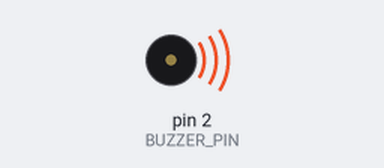
This sketch was run on a simulated Arduino Uno, built with avr-gcc and run on an emulated ATmega328P. Shown: buzzer (waves = sounding).

Above: at 0.1 s.
Timing chart, 0 to 1.6 s (numbered marks = the images above):
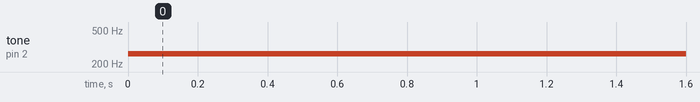

The sketch:

main.ino
```cpp
/*
    Use a piezoelectric buzzer to play 262Hz tone.
    4 APR 2025 by Blind Author
*/

const int BUZZER_PIN = 2;

void setup() {
    pinMode(BUZZER_PIN, OUTPUT);
}

void loop() {
    tone(BUZZER_PIN, 262, 250);
}
```

Measured:
- by itself, tone on pin 2 (BUZZER_PIN): silent → 262 Hz at 0.00 s
